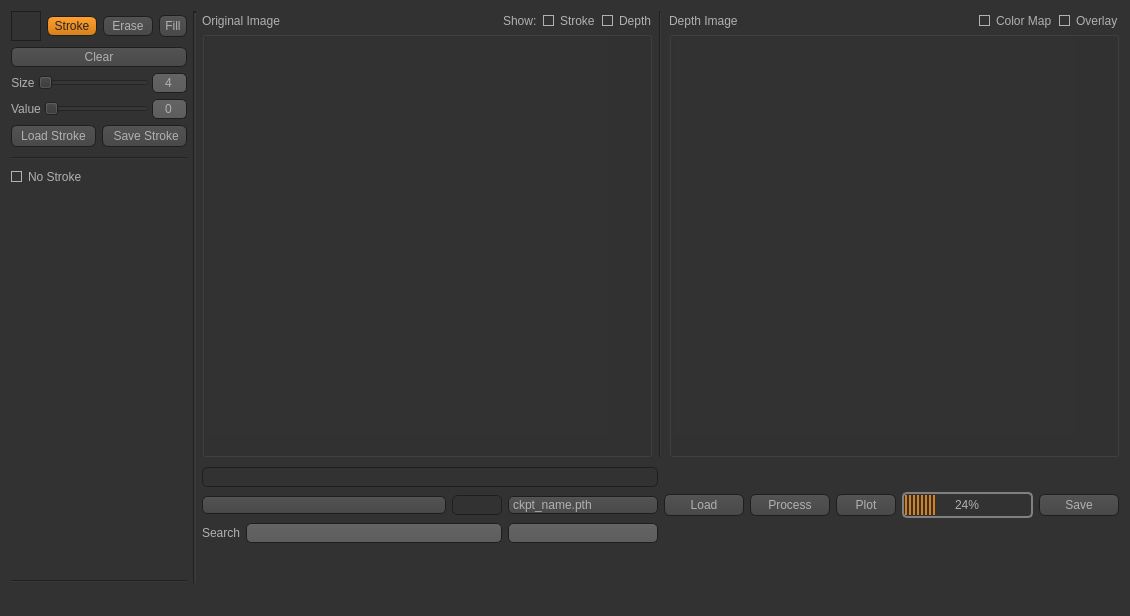
<?xml version="1.0" encoding="UTF-8"?>
<ui version="4.0">
 <class>MainWindow</class>
 <widget class="QMainWindow" name="MainWindow">
  <property name="enabled">
   <bool>true</bool>
  </property>
  <property name="geometry">
   <rect>
    <x>0</x>
    <y>0</y>
    <width>1130</width>
    <height>616</height>
   </rect>
  </property>
  <property name="windowTitle">
   <string>MainWindow</string>
  </property>
  <property name="styleSheet">
   <string notr="true">QToolTip
{
     border: 1px solid black;
     background-color: #ffa02f;
     padding: 1px;
     border-radius: 3px;
     opacity: 100;
}

QWidget
{
    color: #b1b1b1;
    background-color: #323232;
}

QWidget:item:hover
{
    background-color: QLinearGradient( x1: 0, y1: 0, x2: 0, y2: 1, stop: 0 #ffa02f, stop: 1 #ca0619);
    color: #000000;
}

QWidget:item:selected
{
    background-color: QLinearGradient( x1: 0, y1: 0, x2: 0, y2: 1, stop: 0 #ffa02f, stop: 1 #d7801a);
}

QMenuBar::item
{
    background: transparent;
}

QMenuBar::item:selected
{
    background: transparent;
    border: 1px solid #ffaa00;
}

QMenuBar::item:pressed
{
    background: #444;
    border: 1px solid #000;
    background-color: QLinearGradient(
        x1:0, y1:0,
        x2:0, y2:1,
        stop:1 #212121,
        stop:0.4 #343434/*,
        stop:0.2 #343434,
        stop:0.1 #ffaa00*/
    );
    margin-bottom:-1px;
    padding-bottom:1px;
}

QMenu
{
    border: 1px solid #000;
}

QMenu::item
{
    padding: 2px 20px 2px 20px;
}

QMenu::item:selected
{
    color: #000000;
}

QWidget:disabled
{
    color: #404040;
    background-color: #323232;
}

QAbstractItemView
{
    background-color: QLinearGradient( x1: 0, y1: 0, x2: 0, y2: 1, stop: 0 #4d4d4d, stop: 0.1 #646464, stop: 1 #5d5d5d);
}

QWidget:focus
{
    /*border: 2px solid QLinearGradient( x1: 0, y1: 0, x2: 0, y2: 1, stop: 0 #ffa02f, stop: 1 #d7801a);*/
}

QLineEdit
{
    background-color: QLinearGradient( x1: 0, y1: 0, x2: 0, y2: 1, stop: 0 #4d4d4d, stop: 0 #646464, stop: 1 #5d5d5d);
    padding: 1px;
    border-style: solid;
    border: 1px solid #1e1e1e;
    border-radius: 5;
}

QLineEdit:disabled{
	color: #787878
}

QPushButton
{
    color: #b1b1b1;
    background-color: QLinearGradient( x1: 0, y1: 0, x2: 0, y2: 1, stop: 0 #565656, stop: 0.1 #525252, stop: 0.5 #4e4e4e, stop: 0.9 #4a4a4a, stop: 1 #464646);
    border-width: 1px;
    border-color: #1e1e1e;
    border-style: solid;
    border-radius: 6;
    padding: 3px;
    font-size: 12px;
    padding-left: 5px;
    padding-right: 5px;
}

QPushButton:pressed
{
    background-color: QLinearGradient( x1: 0, y1: 0, x2: 0, y2: 1, stop: 0 #2d2d2d, stop: 0.1 #2b2b2b, stop: 0.5 #292929, stop: 0.9 #282828, stop: 1 #252525);
}

QPushButton:checked
{
	color: #242424;
    background-color: QLinearGradient( x1: 0, y1: 0, x2: 0, y2: 1, stop: 0 #ffa02f, stop: 1 #d7801a);
}

QPushButton:disabled
{
	color: #404040;
    background-color: QLinearGradient( x1: 0, y1: 0, x2: 0, y2: 1, stop: 0 #323232, stop: 1 #323232);
}


QComboBox
{
    selection-background-color: #ffaa00;
    background-color: QLinearGradient( x1: 0, y1: 0, x2: 0, y2: 1, stop: 0 #565656, stop: 0.1 #525252, stop: 0.5 #4e4e4e, stop: 0.9 #4a4a4a, stop: 1 #464646);
    border-style: solid;
    border: 1px solid #1e1e1e;
    border-radius: 5;
}

QComboBox:hover,QPushButton:hover
{
    border: 2px solid QLinearGradient( x1: 0, y1: 0, x2: 0, y2: 1, stop: 0 #ffa02f, stop: 1 #d7801a);
}


QComboBox:on
{
    padding-top: 3px;
    padding-left: 4px;
    background-color: QLinearGradient( x1: 0, y1: 0, x2: 0, y2: 1, stop: 0 #2d2d2d, stop: 0.1 #2b2b2b, stop: 0.5 #292929, stop: 0.9 #282828, stop: 1 #252525);
    selection-background-color: #ffaa00;
}

QComboBox QAbstractItemView
{
    border: 2px solid darkgray;
    selection-background-color: QLinearGradient( x1: 0, y1: 0, x2: 0, y2: 1, stop: 0 #ffa02f, stop: 1 #d7801a);
}


QComboBox::drop-down
{
     subcontrol-origin: padding;
     subcontrol-position: top right;
     width: 15px;

     border-left-width: 0px;
     border-left-color: darkgray;
     border-left-style: solid; 
     border-top-right-radius: 3px;
     border-bottom-right-radius: 3px;
 }



QComboBox::down-arrow
{
     image: url(:/down_arrow.png);
}

QGroupBox:focus
{
border: 2px solid QLinearGradient( x1: 0, y1: 0, x2: 0, y2: 1, stop: 0 #ffa02f, stop: 1 #d7801a);
}

QTextEdit:focus
{
    border: 2px solid QLinearGradient( x1: 0, y1: 0, x2: 0, y2: 1, stop: 0 #ffa02f, stop: 1 #d7801a);
}

QScrollBar:horizontal {
     border: 1px solid #222222;
     background: QLinearGradient( x1: 0, y1: 0, x2: 0, y2: 1, stop: 0.0 #121212, stop: 0.2 #282828, stop: 1 #484848);
     height: 7px;
     margin: 0px 16px 0 16px;
}

QScrollBar::handle:horizontal
{
      background: QLinearGradient( x1: 0, y1: 0, x2: 1, y2: 0, stop: 0 #ffa02f, stop: 0.5 #d7801a, stop: 1 #ffa02f);
      min-height: 20px;
      border-radius: 2px;
}

QScrollBar::add-line:horizontal {
      border: 1px solid #1b1b19;
      border-radius: 2px;
      background: QLinearGradient( x1: 0, y1: 0, x2: 1, y2: 0, stop: 0 #ffa02f, stop: 1 #d7801a);
      width: 14px;
      subcontrol-position: right;
      subcontrol-origin: margin;
}

QScrollBar::sub-line:horizontal {
      border: 1px solid #1b1b19;
      border-radius: 2px;
      background: QLinearGradient( x1: 0, y1: 0, x2: 1, y2: 0, stop: 0 #ffa02f, stop: 1 #d7801a);
      width: 14px;
     subcontrol-position: left;
     subcontrol-origin: margin;
}

QScrollBar::right-arrow:horizontal, QScrollBar::left-arrow:horizontal
{
      border: 1px solid black;
      width: 1px;
      height: 1px;
      background: white;
}

QScrollBar::add-page:horizontal, QScrollBar::sub-page:horizontal
{
      background: none;
}

QScrollBar:vertical
{
      background: QLinearGradient( x1: 0, y1: 0, x2: 1, y2: 0, stop: 0.0 #121212, stop: 0.2 #282828, stop: 1 #484848);
      width: 7px;
      margin: 16px 0 16px 0;
      border: 1px solid #222222;
}

QScrollBar::handle:vertical
{
      background: QLinearGradient( x1: 0, y1: 0, x2: 0, y2: 1, stop: 0 #ffa02f, stop: 0.5 #d7801a, stop: 1 #ffa02f);
      min-height: 20px;
      border-radius: 2px;
}

QScrollBar::add-line:vertical
{
      border: 1px solid #1b1b19;
      border-radius: 2px;
      background: QLinearGradient( x1: 0, y1: 0, x2: 0, y2: 1, stop: 0 #ffa02f, stop: 1 #d7801a);
      height: 14px;
      subcontrol-position: bottom;
      subcontrol-origin: margin;
}

QScrollBar::sub-line:vertical
{
      border: 1px solid #1b1b19;
      border-radius: 2px;
      background: QLinearGradient( x1: 0, y1: 0, x2: 0, y2: 1, stop: 0 #d7801a, stop: 1 #ffa02f);
      height: 14px;
      subcontrol-position: top;
      subcontrol-origin: margin;
}

QScrollBar::up-arrow:vertical, QScrollBar::down-arrow:vertical
{
      border: 1px solid black;
      width: 1px;
      height: 1px;
      background: white;
}


QScrollBar::add-page:vertical, QScrollBar::sub-page:vertical
{
      background: none;
}

QTextEdit
{
    background-color: #242424;
}

QPlainTextEdit
{
    background-color: #242424;
}

QHeaderView::section
{
    background-color: QLinearGradient(x1:0, y1:0, x2:0, y2:1, stop:0 #616161, stop: 0.5 #505050, stop: 0.6 #434343, stop:1 #656565);
    color: white;
    padding-left: 4px;
    border: 1px solid #6c6c6c;
}

QCheckBox:disabled
{
color: #414141;
}

QDockWidget::title
{
    text-align: center;
    spacing: 3px; /* spacing between items in the tool bar */
    background-color: QLinearGradient(x1:0, y1:0, x2:0, y2:1, stop:0 #323232, stop: 0.5 #242424, stop:1 #323232);
}

QDockWidget::close-button, QDockWidget::float-button
{
    text-align: center;
    spacing: 1px; /* spacing between items in the tool bar */
    background-color: QLinearGradient(x1:0, y1:0, x2:0, y2:1, stop:0 #323232, stop: 0.5 #242424, stop:1 #323232);
}

QDockWidget::close-button:hover, QDockWidget::float-button:hover
{
    background: #242424;
}

QDockWidget::close-button:pressed, QDockWidget::float-button:pressed
{
    padding: 1px -1px -1px 1px;
}

QMainWindow::separator
{
    background-color: QLinearGradient(x1:0, y1:0, x2:0, y2:1, stop:0 #161616, stop: 0.5 #151515, stop: 0.6 #212121, stop:1 #343434);
    color: white;
    padding-left: 4px;
    border: 1px solid #4c4c4c;
    spacing: 3px; /* spacing between items in the tool bar */
}

QMainWindow::separator:hover
{

    background-color: QLinearGradient(x1:0, y1:0, x2:0, y2:1, stop:0 #d7801a, stop:0.5 #b56c17 stop:1 #ffa02f);
    color: white;
    padding-left: 4px;
    border: 1px solid #6c6c6c;
    spacing: 3px; /* spacing between items in the tool bar */
}

QToolBar::handle
{
     spacing: 3px; /* spacing between items in the tool bar */
     background: url(:/images/handle.png);
}

QMenu::separator
{
    height: 2px;
    background-color: QLinearGradient(x1:0, y1:0, x2:0, y2:1, stop:0 #161616, stop: 0.5 #151515, stop: 0.6 #212121, stop:1 #343434);
    color: white;
    padding-left: 4px;
    margin-left: 10px;
    margin-right: 5px;
}

QProgressBar
{
    border: 2px solid grey;
    border-radius: 5px;
    text-align: center;
}

QProgressBar::chunk
{
    background-color: #d7801a;
    width: 2.15px;
    margin: 0.5px;
}

QTabBar::tab {
    color: #b1b1b1;
    border: 1px solid #444;
    border-bottom-style: none;
    background-color: #323232;
    padding-left: 10px;
    padding-right: 10px;
    padding-top: 3px;
    padding-bottom: 2px;
    margin-right: -1px;
}

QTabWidget::pane {
    border: 1px solid #444;
    top: 1px;
}

QTabBar::tab:last
{
    margin-right: 0; /* the last selected tab has nothing to overlap with on the right */
    border-top-right-radius: 3px;
}

QTabBar::tab:first:!selected
{
 margin-left: 0px; /* the last selected tab has nothing to overlap with on the right */


    border-top-left-radius: 3px;
}

QTabBar::tab:!selected
{
    color: #b1b1b1;
    border-bottom-style: solid;
    margin-top: 3px;
    background-color: QLinearGradient(x1:0, y1:0, x2:0, y2:1, stop:1 #212121, stop:.4 #343434);
}

QTabBar::tab:selected
{
    border-top-left-radius: 3px;
    border-top-right-radius: 3px;
    margin-bottom: 0px;
}

QTabBar::tab:!selected:hover
{
    /*border-top: 2px solid #ffaa00;
    padding-bottom: 3px;*/
    border-top-left-radius: 3px;
    border-top-right-radius: 3px;
    background-color: QLinearGradient(x1:0, y1:0, x2:0, y2:1, stop:1 #212121, stop:0.4 #343434, stop:0.2 #343434, stop:0.1 #ffaa00);
}

QRadioButton::indicator:checked, QRadioButton::indicator:unchecked{
    color: #b1b1b1;
    background-color: #323232;
    border: 1px solid #b1b1b1;
    border-radius: 6px;
}

QRadioButton::indicator:checked
{
    background-color: qradialgradient(
        cx: 0.5, cy: 0.5,
        fx: 0.5, fy: 0.5,
        radius: 1.0,
        stop: 0.25 #ffaa00,
        stop: 0.3 #323232
    );
}

QCheckBox::indicator{
    color: #b1b1b1;
    background-color: #323232;
    border: 1px solid #b1b1b1;
    width: 9px;
    height: 9px;
}

QRadioButton::indicator
{
    border-radius: 6px;
}

QRadioButton::indicator:hover, QCheckBox::indicator:hover
{
    border: 1px solid #ffaa00;
}

QCheckBox::indicator:checked
{
    image:url(:/checkbox.png);
}

QCheckBox::indicator:disabled, QRadioButton::indicator:disabled
{
    border: 1px solid #444;
}</string>
  </property>
  <property name="animated">
   <bool>true</bool>
  </property>
  <widget class="QWidget" name="centralWidget">
   <layout class="QHBoxLayout" name="horizontalLayout_19" stretch="0,0,10">
    <item>
     <layout class="QVBoxLayout" name="SettingLayout">
      <item>
       <layout class="QHBoxLayout" name="horizontalLayout_6">
        <item>
         <widget class="QLabel" name="valueBox">
          <property name="minimumSize">
           <size>
            <width>30</width>
            <height>30</height>
           </size>
          </property>
          <property name="maximumSize">
           <size>
            <width>30</width>
            <height>30</height>
           </size>
          </property>
          <property name="styleSheet">
           <string notr="true">QLabel
{
    border-width: 1px;
    border-color: #1e1e1e;
    border-style: solid;
}</string>
          </property>
          <property name="text">
           <string/>
          </property>
          <property name="margin">
           <number>1</number>
          </property>
         </widget>
        </item>
        <item>
         <widget class="QPushButton" name="strokeButton">
          <property name="minimumSize">
           <size>
            <width>50</width>
            <height>20</height>
           </size>
          </property>
          <property name="maximumSize">
           <size>
            <width>16777215</width>
            <height>20</height>
           </size>
          </property>
          <property name="text">
           <string>Stroke</string>
          </property>
          <property name="checkable">
           <bool>true</bool>
          </property>
          <property name="checked">
           <bool>true</bool>
          </property>
          <attribute name="buttonGroup">
           <string notr="true">strokeB_group</string>
          </attribute>
         </widget>
        </item>
        <item>
         <widget class="QPushButton" name="eraseButton">
          <property name="minimumSize">
           <size>
            <width>50</width>
            <height>20</height>
           </size>
          </property>
          <property name="maximumSize">
           <size>
            <width>16777215</width>
            <height>20</height>
           </size>
          </property>
          <property name="text">
           <string>Erase</string>
          </property>
          <property name="checkable">
           <bool>true</bool>
          </property>
          <attribute name="buttonGroup">
           <string notr="true">strokeB_group</string>
          </attribute>
         </widget>
        </item>
        <item>
         <widget class="QPushButton" name="fillButton">
          <property name="text">
           <string>Fill</string>
          </property>
          <property name="checkable">
           <bool>true</bool>
          </property>
          <attribute name="buttonGroup">
           <string notr="true">strokeB_group</string>
          </attribute>
         </widget>
        </item>
       </layout>
      </item>
      <item>
       <widget class="QPushButton" name="clearButton">
        <property name="minimumSize">
         <size>
          <width>50</width>
          <height>20</height>
         </size>
        </property>
        <property name="maximumSize">
         <size>
          <width>16777215</width>
          <height>20</height>
         </size>
        </property>
        <property name="text">
         <string>Clear</string>
        </property>
       </widget>
      </item>
      <item>
       <layout class="QHBoxLayout" name="horizontalLayout_3">
        <property name="spacing">
         <number>3</number>
        </property>
        <property name="sizeConstraint">
         <enum>QLayout::SetDefaultConstraint</enum>
        </property>
        <item>
         <widget class="QLabel" name="label_3">
          <property name="minimumSize">
           <size>
            <width>20</width>
            <height>20</height>
           </size>
          </property>
          <property name="text">
           <string>Size</string>
          </property>
          <property name="alignment">
           <set>Qt::AlignCenter</set>
          </property>
         </widget>
        </item>
        <item>
         <widget class="QSlider" name="sizeSlider">
          <property name="minimumSize">
           <size>
            <width>100</width>
            <height>0</height>
           </size>
          </property>
          <property name="orientation">
           <enum>Qt::Horizontal</enum>
          </property>
         </widget>
        </item>
        <item>
         <widget class="QLineEdit" name="sizeLabel">
          <property name="minimumSize">
           <size>
            <width>30</width>
            <height>0</height>
           </size>
          </property>
          <property name="maximumSize">
           <size>
            <width>35</width>
            <height>20</height>
           </size>
          </property>
          <property name="text">
           <string>4</string>
          </property>
          <property name="alignment">
           <set>Qt::AlignCenter</set>
          </property>
         </widget>
        </item>
       </layout>
      </item>
      <item>
       <layout class="QHBoxLayout" name="horizontalLayout_4">
        <property name="spacing">
         <number>3</number>
        </property>
        <item>
         <widget class="QLabel" name="label_4">
          <property name="minimumSize">
           <size>
            <width>20</width>
            <height>20</height>
           </size>
          </property>
          <property name="text">
           <string>Value</string>
          </property>
          <property name="alignment">
           <set>Qt::AlignCenter</set>
          </property>
         </widget>
        </item>
        <item>
         <widget class="QSlider" name="valueSlider">
          <property name="minimumSize">
           <size>
            <width>100</width>
            <height>0</height>
           </size>
          </property>
          <property name="orientation">
           <enum>Qt::Horizontal</enum>
          </property>
         </widget>
        </item>
        <item>
         <widget class="QLineEdit" name="valueLabel">
          <property name="minimumSize">
           <size>
            <width>30</width>
            <height>0</height>
           </size>
          </property>
          <property name="maximumSize">
           <size>
            <width>35</width>
            <height>20</height>
           </size>
          </property>
          <property name="text">
           <string>0</string>
          </property>
          <property name="alignment">
           <set>Qt::AlignCenter</set>
          </property>
         </widget>
        </item>
       </layout>
      </item>
      <item>
       <layout class="QHBoxLayout" name="horizontalLayout_7">
        <item>
         <widget class="QPushButton" name="strokeLoadBtn">
          <property name="maximumSize">
           <size>
            <width>100</width>
            <height>16777215</height>
           </size>
          </property>
          <property name="text">
           <string>Load Stroke</string>
          </property>
         </widget>
        </item>
        <item>
         <widget class="QPushButton" name="strokeSaveBtn">
          <property name="maximumSize">
           <size>
            <width>100</width>
            <height>16777215</height>
           </size>
          </property>
          <property name="text">
           <string> Save Stroke</string>
          </property>
         </widget>
        </item>
       </layout>
      </item>
      <item>
       <widget class="Line" name="line_2">
        <property name="minimumSize">
         <size>
          <width>0</width>
          <height>10</height>
         </size>
        </property>
        <property name="lineWidth">
         <number>1</number>
        </property>
        <property name="midLineWidth">
         <number>0</number>
        </property>
        <property name="orientation">
         <enum>Qt::Horizontal</enum>
        </property>
       </widget>
      </item>
      <item>
       <widget class="QCheckBox" name="noStrokeCB">
        <property name="text">
         <string>No Stroke</string>
        </property>
       </widget>
      </item>
      <item>
       <spacer name="verticalSpacer_5">
        <property name="orientation">
         <enum>Qt::Vertical</enum>
        </property>
        <property name="sizeHint" stdset="0">
         <size>
          <width>20</width>
          <height>40</height>
         </size>
        </property>
       </spacer>
      </item>
      <item>
       <layout class="QHBoxLayout" name="horizontalLayout_5"/>
      </item>
      <item>
       <layout class="QHBoxLayout" name="horizontalLayout_9"/>
      </item>
      <item>
       <widget class="Line" name="line_4">
        <property name="orientation">
         <enum>Qt::Horizontal</enum>
        </property>
       </widget>
      </item>
     </layout>
    </item>
    <item>
     <widget class="Line" name="line">
      <property name="lineWidth">
       <number>2</number>
      </property>
      <property name="orientation">
       <enum>Qt::Vertical</enum>
      </property>
     </widget>
    </item>
    <item>
     <layout class="QVBoxLayout" name="MainLayout" stretch="10,0,0">
      <property name="spacing">
       <number>10</number>
      </property>
      <item>
       <layout class="QHBoxLayout" name="horizontalLayout_12" stretch="10,0,10">
        <item>
         <layout class="QVBoxLayout" name="verticalLayout_11" stretch="0,0">
          <property name="spacing">
           <number>0</number>
          </property>
          <item>
           <layout class="QHBoxLayout" name="horizontalLayout_10">
            <item>
             <widget class="QLabel" name="label">
              <property name="minimumSize">
               <size>
                <width>0</width>
                <height>20</height>
               </size>
              </property>
              <property name="maximumSize">
               <size>
                <width>16777215</width>
                <height>20</height>
               </size>
              </property>
              <property name="text">
               <string>Original Image</string>
              </property>
             </widget>
            </item>
            <item>
             <spacer name="horizontalSpacer">
              <property name="orientation">
               <enum>Qt::Horizontal</enum>
              </property>
              <property name="sizeHint" stdset="0">
               <size>
                <width>40</width>
                <height>20</height>
               </size>
              </property>
             </spacer>
            </item>
            <item>
             <layout class="QHBoxLayout" name="horizontalLayout">
              <item>
               <widget class="QLabel" name="label_6">
                <property name="text">
                 <string>Show:</string>
                </property>
               </widget>
              </item>
              <item>
               <widget class="QCheckBox" name="showStrokeCB">
                <property name="text">
                 <string>Stroke</string>
                </property>
                <property name="checked">
                 <bool>true</bool>
                </property>
               </widget>
              </item>
              <item>
               <widget class="QCheckBox" name="showDepthCB">
                <property name="text">
                 <string>Depth</string>
                </property>
               </widget>
              </item>
             </layout>
            </item>
           </layout>
          </item>
          <item>
           <widget class="QGroupBox" name="imageBox">
            <property name="minimumSize">
             <size>
              <width>410</width>
              <height>410</height>
             </size>
            </property>
            <property name="title">
             <string/>
            </property>
            <widget class="QLabel" name="imageDisplay">
             <property name="geometry">
              <rect>
               <x>5</x>
               <y>5</y>
               <width>400</width>
               <height>400</height>
              </rect>
             </property>
             <property name="minimumSize">
              <size>
               <width>400</width>
               <height>400</height>
              </size>
             </property>
             <property name="text">
              <string/>
             </property>
             <property name="alignment">
              <set>Qt::AlignCenter</set>
             </property>
            </widget>
           </widget>
          </item>
         </layout>
        </item>
        <item>
         <widget class="Line" name="line_3">
          <property name="minimumSize">
           <size>
            <width>5</width>
            <height>0</height>
           </size>
          </property>
          <property name="orientation">
           <enum>Qt::Vertical</enum>
          </property>
         </widget>
        </item>
        <item>
         <layout class="QVBoxLayout" name="verticalLayout_15" stretch="0,0">
          <property name="spacing">
           <number>0</number>
          </property>
          <item>
           <layout class="QHBoxLayout" name="horizontalLayout_11">
            <item>
             <widget class="QLabel" name="label_2">
              <property name="minimumSize">
               <size>
                <width>0</width>
                <height>20</height>
               </size>
              </property>
              <property name="maximumSize">
               <size>
                <width>16777215</width>
                <height>20</height>
               </size>
              </property>
              <property name="text">
               <string>Depth Image</string>
              </property>
             </widget>
            </item>
            <item>
             <spacer name="horizontalSpacer_4">
              <property name="orientation">
               <enum>Qt::Horizontal</enum>
              </property>
              <property name="sizeHint" stdset="0">
               <size>
                <width>40</width>
                <height>20</height>
               </size>
              </property>
             </spacer>
            </item>
            <item>
             <layout class="QHBoxLayout" name="horizontalLayout_21"/>
            </item>
            <item>
             <widget class="QCheckBox" name="showColormapCB">
              <property name="text">
               <string>Color Map</string>
              </property>
              <property name="checked">
               <bool>true</bool>
              </property>
             </widget>
            </item>
            <item>
             <widget class="QCheckBox" name="showOverlayCB">
              <property name="text">
               <string>Overlay</string>
              </property>
             </widget>
            </item>
           </layout>
          </item>
          <item>
           <widget class="QGroupBox" name="depthBox">
            <property name="enabled">
             <bool>true</bool>
            </property>
            <property name="minimumSize">
             <size>
              <width>410</width>
              <height>410</height>
             </size>
            </property>
            <property name="title">
             <string/>
            </property>
            <widget class="QLabel" name="depthDisplay">
             <property name="geometry">
              <rect>
               <x>5</x>
               <y>5</y>
               <width>400</width>
               <height>400</height>
              </rect>
             </property>
             <property name="minimumSize">
              <size>
               <width>400</width>
               <height>400</height>
              </size>
             </property>
             <property name="text">
              <string/>
             </property>
             <property name="alignment">
              <set>Qt::AlignCenter</set>
             </property>
            </widget>
           </widget>
          </item>
         </layout>
        </item>
       </layout>
      </item>
      <item>
       <layout class="QHBoxLayout" name="horizontalLayout_18">
        <item>
         <layout class="QVBoxLayout" name="InferenceLayout">
          <property name="spacing">
           <number>8</number>
          </property>
          <item>
           <widget class="QLineEdit" name="lineEdit">
            <property name="enabled">
             <bool>false</bool>
            </property>
            <property name="text">
             <string/>
            </property>
           </widget>
          </item>
          <item>
           <layout class="QHBoxLayout" name="horizontalLayout_16">
            <item>
             <widget class="QComboBox" name="optCB">
              <property name="minimumSize">
               <size>
                <width>200</width>
                <height>0</height>
               </size>
              </property>
             </widget>
            </item>
            <item>
             <widget class="QLineEdit" name="optViewer">
              <property name="enabled">
               <bool>false</bool>
              </property>
              <property name="maximumSize">
               <size>
                <width>50</width>
                <height>20</height>
               </size>
              </property>
             </widget>
            </item>
            <item>
             <widget class="QComboBox" name="ckptCB">
              <property name="minimumSize">
               <size>
                <width>150</width>
                <height>0</height>
               </size>
              </property>
              <property name="maximumSize">
               <size>
                <width>150</width>
                <height>16777215</height>
               </size>
              </property>
              <item>
               <property name="text">
                <string>ckpt_name.pth</string>
               </property>
              </item>
             </widget>
            </item>
           </layout>
          </item>
          <item>
           <layout class="QHBoxLayout" name="horizontalLayout_17">
            <item>
             <widget class="QLabel" name="label_5">
              <property name="maximumSize">
               <size>
                <width>100</width>
                <height>16777215</height>
               </size>
              </property>
              <property name="text">
               <string>Search</string>
              </property>
             </widget>
            </item>
            <item>
             <widget class="QLineEdit" name="searchLE"/>
            </item>
            <item>
             <widget class="QLineEdit" name="optLE">
              <property name="maximumSize">
               <size>
                <width>150</width>
                <height>20</height>
               </size>
              </property>
             </widget>
            </item>
           </layout>
          </item>
         </layout>
        </item>
        <item>
         <layout class="QVBoxLayout" name="verticalLayout_16">
          <item>
           <layout class="QHBoxLayout" name="horizontalLayout_14">
            <item>
             <widget class="QPushButton" name="loadButton">
              <property name="minimumSize">
               <size>
                <width>80</width>
                <height>0</height>
               </size>
              </property>
              <property name="text">
               <string>Load</string>
              </property>
             </widget>
            </item>
            <item>
             <widget class="QPushButton" name="processButton">
              <property name="minimumSize">
               <size>
                <width>80</width>
                <height>0</height>
               </size>
              </property>
              <property name="text">
               <string>Process</string>
              </property>
             </widget>
            </item>
            <item>
             <widget class="QPushButton" name="plotButton">
              <property name="minimumSize">
               <size>
                <width>60</width>
                <height>0</height>
               </size>
              </property>
              <property name="text">
               <string>Plot</string>
              </property>
             </widget>
            </item>
            <item>
             <widget class="QProgressBar" name="progressBar">
              <property name="value">
               <number>24</number>
              </property>
             </widget>
            </item>
            <item>
             <widget class="QPushButton" name="saveButton">
              <property name="minimumSize">
               <size>
                <width>80</width>
                <height>0</height>
               </size>
              </property>
              <property name="text">
               <string>Save</string>
              </property>
             </widget>
            </item>
           </layout>
          </item>
          <item>
           <layout class="QHBoxLayout" name="horizontalLayout_13"/>
          </item>
          <item>
           <layout class="QHBoxLayout" name="horizontalLayout_15"/>
          </item>
         </layout>
        </item>
       </layout>
      </item>
      <item>
       <spacer name="verticalSpacer_4">
        <property name="orientation">
         <enum>Qt::Vertical</enum>
        </property>
        <property name="sizeHint" stdset="0">
         <size>
          <width>20</width>
          <height>40</height>
         </size>
        </property>
       </spacer>
      </item>
     </layout>
    </item>
   </layout>
  </widget>
  <widget class="QStatusBar" name="statusBar"/>
 </widget>
 <layoutdefault spacing="6" margin="11"/>
 <resources/>
 <connections/>
 <buttongroups>
  <buttongroup name="modeRB_group"/>
  <buttongroup name="strokeB_group"/>
  <buttongroup name="labelRB_group"/>
  <buttongroup name="userstudyB_group"/>
 </buttongroups>
</ui>
